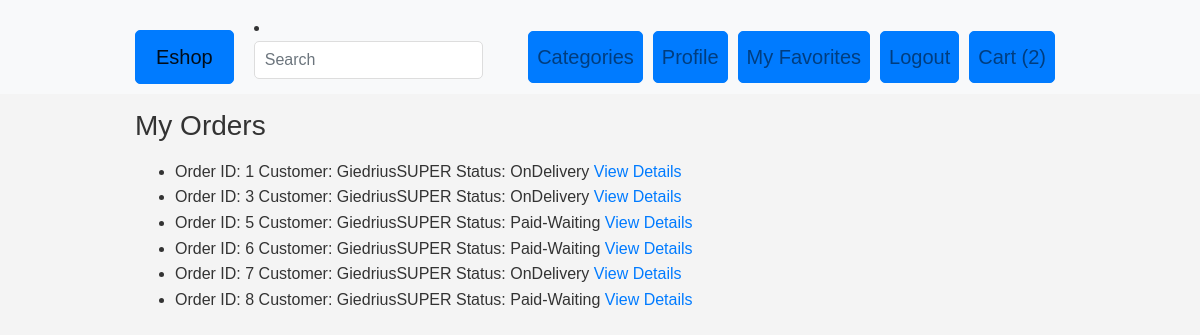
Page /order_list/ (signed in) on the committed database.
### eshopas_app/models.py (models this page shows, shortened)
class Cart(models.Model):
    user = models.OneToOneField(User, on_delete=models.CASCADE)

class Order(models.Model):
    STATUS_CHOICES = (
        ('Paid-Waiting', 'Paid-Waiting'),
        ('Approved', 'Approved'),
        ('OnDelivery', 'On Delivery'),
    )
    status = models.ForeignKey('Status', on_delete=models.CASCADE)
    customer = models.ForeignKey(Customer, on_delete=models.CASCADE, default=None)
    products = models.ManyToManyField(Product)  # This line associates products with the order
    is_approved = models.BooleanField(default=False)

class Customer(models.Model):
    user = models.OneToOneField(User, on_delete=models.CASCADE)
    email = models.EmailField()

class Status(models.Model):
    name = models.CharField(max_length=100)
    description = models.TextField(blank=True)
    STATUS_CHOICES = (
        ('Paid-Waiting', 'Paid-Waiting'),
        ('Approved', 'Approved'),
        ('OnDelivery', 'On Delivery'),
    )
    status_type = models.CharField(max_length=20, choices=STATUS_CHOICES, default='Paid-Waiting')

### eshopas_app/views.py (the view)
# urls.py: path('order_list/', views.order_list, name='order_list'),
@login_required
def order_list(request):
    try:
        customer = Customer.objects.get(user=request.user)
        user_orders = Order.objects.filter(customer=customer)
    except Customer.DoesNotExist:
        user_orders = None
    context = {'orders': user_orders}  # Update the key to 'orders' to match the template variable
    return render(request, 'order_list.html', context)

### eshopas_app/templates/order_list.html (shortened to what this page needs)
{% extends 'base.html' %}
{% load custom_filters %}
{% block content %}
    <h1>My Orders</h1>
    {% if orders %}
    <ul>
        {% for order in orders %}
            <li>
                Order ID: {{ order.id }}
                Customer: {{ order.customer.user.username }}
                Status: {{ order.status.status_type }}
                <a href="{% url 'order_detail' order_id=order.id %}">View Details</a>
            </li>
        {% endfor %}
    </ul>
    {% else %}
        <p>You have no orders yet.</p>
    {% endif %}
{% endblock %}

### eshopas_app/templates/base.html (shortened to what this page needs)
<!DOCTYPE html>
{% load static %}
{% load cart_tags %}
{% load myfilters %}
<html lang="en">
<head>
    <link rel="stylesheet" href="https://stackpath.bootstrapcdn.com/bootstrap/4.1.3/css/bootstrap.min.css">
    <link rel="stylesheet" type="text/css" href="{% static 'css/styles.css' %}">
</head>
<body>
<nav class="navbar navbar-expand-lg navbar-light bg-light">
    <div class="container">
        <a class="navbar-brand btn btn-primary" href="/">Eshop</a>
        <li>
            <form action="{% url 'search' %}" method="get" class="form-inline my-2 my-md-0">
                <input name="query" class="form-control" type="text" placeholder="Search">
            </form>
        </li>
        <div class="collapse navbar-collapse" id="navbarNavAltMarkup">
            <div class="navbar-nav ml-auto">
                <a class="nav-item nav-link btn btn-primary" href="/category/">Categories</a>
                {% if user.is_authenticated %}
                    <a class="nav-item nav-link btn btn-primary" href="/profile/">Profile</a>
                    <a class="nav-item nav-link btn btn-primary" href="/my-favorites/">My Favorites</a>
                    <a class="nav-item nav-link btn btn-primary" href="/logout/">Logout</a>
                    {% if request.user.cart %}
                        <a class="nav-item nav-link btn btn-primary cart-link" href="/cart-detail/">
                            Cart ({{ request.user.cart.cartitem_set.count }})
                        </a>
                    {% else %}
                        <a class="nav-item nav-link btn btn-primary cart-link" href="/cart-detail/">
                            Cart (0)
                        </a>
                    {% endif %}
                {% else %}
                    <a class="nav-item nav-link btn btn-primary" href="{% url 'login' %}">Login</a>
                    <a class="nav-item nav-link btn btn-primary" href="/register/">Register</a>
                {% endif %}
            </div>
        </div>
    </div>
</nav>
<div class="container">
    {% block content %}
    {% endblock %}
</div>
</body>
</html>

### static/css/styles.css (style rules this page uses)
body { font-family: Arial, sans-serif; line-height: 1.6; color: #333; background-color: #f4f4f4; margin: 0; padding: 0; }
.container { width: 80%; margin: auto; overflow: hidden; }
h1 { font-size: 28px; line-height: 1.6; margin: 10px 0; }
form { margin: 20px 0; }
form input[type="text"], form input[type="email"], form textarea { width: 100%; padding: 10px; border-radius: 5px; border: 1px solid #ddd; }
.btn { border-radius: 5px; padding: 8px 16px; font-size: 16px; text-align: center; text-decoration: none; cursor: pointer; transition: background-color 0.3s ease; }
.btn-primary { color: #ffffff; background-color: #007bff; border-color: #007bff; }
.navbar { padding: 10px 0; }
.navbar-brand { margin-right: 20px; }
.navbar-nav .btn { margin-right: 10px; }
.cart-link { position: relative; }
a.btn-primary { font-size: 20px; margin-top: 20px; padding: 10px 20px; text-decoration: none; background-color: #007bff; color: #fff; border-radius: 5px; }

### rows in the picture
Order: id "1", customer.user.username "GiedriusSUPER", status.status_type "OnDelivery"
Order: id "3", customer.user.username "GiedriusSUPER", status.status_type "OnDelivery"
Order: id "5", customer.user.username "GiedriusSUPER", status.status_type "Paid-Waiting"
Order: id "6", customer.user.username "GiedriusSUPER", status.status_type "Paid-Waiting"
Order: id "7", customer.user.username "GiedriusSUPER", status.status_type "OnDelivery"
Order: id "8", customer.user.username "GiedriusSUPER", status.status_type "Paid-Waiting"

### other values in the picture
{{ request.user.cart.cartitem_set.count }} "2"
